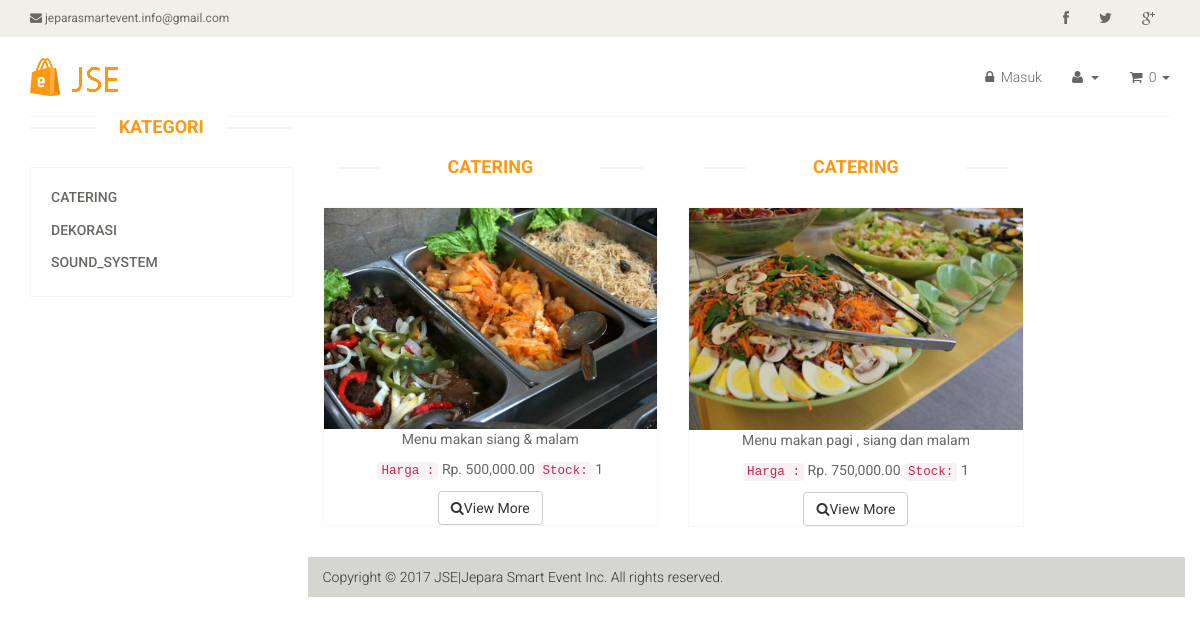
The app's page /home/category/Catering with its own data.
### tables this page shows
CREATE TABLE `products` (
  `pro_id` int(16) NOT NULL,
  `pro_name` varchar(50) NOT NULL,
  `pro_title` varchar(20) NOT NULL,
  `pro_description` text NOT NULL,
  `pro_price` int(9) NOT NULL,
  `pro_stock` int(3) NOT NULL,
  `pro_image` text NOT NULL,
  `perusahaan` varchar(255) NOT NULL
);

### application/controllers/home.php (called while the page is built, shortened)
<?php
class Home extends CI_Controller {
	public function __construct ()
	{
		$this->load->model('model_products');
		$this->load->model('model_settings');
	}
	public function category($pro_name)
	{
			$data['get_sitename'] = $this->model_settings->sitename_settings();
			$data['get_footer'] = $this->model_settings->footer_settings();
			$data['starts'] = $this->model_products->dis_products();
			$data['comes'] = $this->model_products->showme($pro_name);
			$this->load->view('this_products',$data);
	}
}

### index.php (called while the page is built, shortened)
<?php
require_once BASEPATH.'core/CodeIgniter.php';

### application/models/model_products.php (called while the page is built, shortened)
<?php
class Model_products extends CI_Model {
		public function dis_products()
		{
				$this->db->distinct();
				$query = $this->db->query('SELECT DISTINCT pro_name FROM products');
				return $query->result();
		}
		public function showme($pro_name)
		{
			$query = $this->db->get_where('products', array('pro_name' => $pro_name));
			return $query->result();
		}
}

### application/views/this_products.php (the view, shortened to what this page needs)
<!DOCTYPE html>
<html lang="en">
<head>
    <link href="<?php echo base_url(); ?>assets/front/css/bootstrap.min.css" rel="stylesheet">
    <link href="<?php echo base_url(); ?>assets/front/css/font-awesome.min.css" rel="stylesheet">
    <link href="<?php echo base_url(); ?>assets/front/css/prettyPhoto.css" rel="stylesheet">
    <link href="<?php echo base_url(); ?>assets/front/css/price-range.css" rel="stylesheet">
    <link href="<?php echo base_url(); ?>assets/front/css/animate.css" rel="stylesheet">
    <link href="<?php echo base_url(); ?>assets/front/css/main.css" rel="stylesheet">
    <link href="<?php echo base_url(); ?>assets/front/css/responsive.css" rel="stylesheet">
</head>
<body>
<div class="header_top">
            <div class="container">
                <div class="row">
                    <div class="col-sm-6">
                        <div class="contactinfo">
                            <ul class="nav nav-pills">
                                <li><a href="#"><i class="fa fa-envelope"></i> jeparasmartevent.info@gmail.com</a></li>
                            </ul>
                        </div>
                    </div>
                    <div class="col-sm-6">
                        <div class="social-icons pull-right">
                            <ul class="nav navbar-nav">
                                <li><a href="#"><i class="fa fa-facebook"></i></a></li>
                                <li><a href="#"><i class="fa fa-twitter"></i></a></li>
                                <li><a href="#"><i class="fa fa-google-plus"></i></a></li>
                            </ul>
                        </div>
                    </div>
                </div>
            </div>
        </div>
<div class="recommended_items">
<br><br>
                        <div id="recommended-item-carousel" class="carousel slide" data-ride="carousel">
                            <div class="carousel-inner">
                                <div class="item active">
                                  <?php foreach ($comes as $product ) : ?>
                                    <div class="col-sm-5">
                                    <h2 class="title text-center"><?= $product->pro_name  ?></h2>
                                        <div class="product-image-wrapper">
                                            <div class="single-products">
                                                <div class="productinfo text-center">
                                                    <?php
                                                    $product_image =['src'  =>'assets/uploads/'.$product->pro_image,
                                                    'class'=>'img-responsive img-portfolio img-hover',
                                                    'id'=>'g'
                                                    ];
                                                    echo img($product_image);
                                                ?>
                                                    <p id="t"> <?=  $product->pro_description  ?></p>
                       <p><code>Harga :</code> Rp. <?= $this->cart->format_number( $product->pro_price );  ?>  <code> Stock:</code> <?=  $product->pro_stock  ?> </p>
                                                    <a href="<?php echo base_url(); ?>home/view/<?php echo $product->pro_id ; ?> " class="btn btn-default "><i class="fa fa-search"></i>View More</a>
                                                </div>
                                            </div>
                                        </div>
                                    </div>
                                <?php endforeach; ?>
                                </div>
                    </div>
</body>
</html>

### assets/front/css/main.css (style rules this page uses)
body { font-family: 'Roboto', sans-serif; background:; position: relative; font-weight:400px; }
ul li { list-style: none; }
a { -webkit-transition: 300ms; -moz-transition: 300ms; -o-transition: 300ms; transition: 300ms; }
h1, h2, h3, h4, h5, h6 { font-family: 'Roboto', sans-serif; }
.header_top { background: none repeat scroll 0 0 #F0F0E9; }
.contactinfo ul li:first-child { margin-left: -15px; }
.contactinfo ul li a { font-size: 12px; color: #696763; font-family: 'Roboto', sans-serif; }
.social-icons ul li a { border: 0 none; border-radius: 0; color: #696763; padding:0px; }
.social-icons ul li { display:inline-block; }
.social-icons ul li a i { padding: 11px 15px; transition: all 0.9s ease 0s; -moz-transition: all 0.9s ease 0s; -webkit-transition: all 0.9s ease 0s; -o-transition: all 0.9s ease 0s; }
.item { padding-left: 100px; }
.item h2 { color: #363432; font-family: 'Roboto', sans-serif; font-size: 28px; font-weight: 700; margin-bottom: 22px; margin-top: 10px; }
.item p { color:#363432; font-size:16px; font-weight:300; font-family: 'Roboto', sans-serif; }
.left-sidebar h2:after, h2.title:after { content: " "; position: absolute; border: 1px solid #f5f5f5; bottom:8px; left: 0; width: 100%; height: 0; z-index: -2; }
h2.title:before { content: " "; position: absolute; background: #fff; bottom: -6px; width: 220px; height: 30px; z-index: -1; left: 50%; margin-left: -110px; }
.category-products .panel-default .panel-heading .panel-title a { color: #696763; font-family: 'Roboto', sans-serif; font-size: 14px; text-decoration: none; text-transform: uppercase; }
h2.title { color: #FE980F; font-family: 'Roboto', sans-serif; font-size: 18px; font-weight: 700; margin: 0 15px; text-transform: uppercase; margin-bottom: 30px; position: relative; }
.product-image-wrapper { border:1px solid #F7F7F5; overflow: hidden; margin-bottom:30px; }
.single-products { position: relative; }
.productinfo p { font-family: 'Roboto', sans-serif; font-size: 14px; font-weight: 400; color: #696763; }
.productinfo img { width: 100%; }
.productinfo { position:relative; }
.recommended_items { overflow: hidden; }
#recommended-item-carousel .carousel-inner .item { padding-left: 0; }

### records on screen
products: pro_name "CATERING", pro_image (picture), pro_description "Menu makan siang & malam", pro_price "500,000.00", pro_stock "1"
products: pro_name "CATERING", pro_image (picture), pro_description "Menu makan pagi , siang dan malam", pro_price "750,000.00", pro_stock "1"

### other values on screen
$this->cart->total_items() "0"
anchor('home/category/'.$start->pro_name,$start->pro_name) "CATERING"
anchor('home/category/'.$start->pro_name,$start->pro_name) "DEKORASI"
anchor('home/category/'.$start->pro_name,$start->pro_name) "SOUND_SYSTEM"
